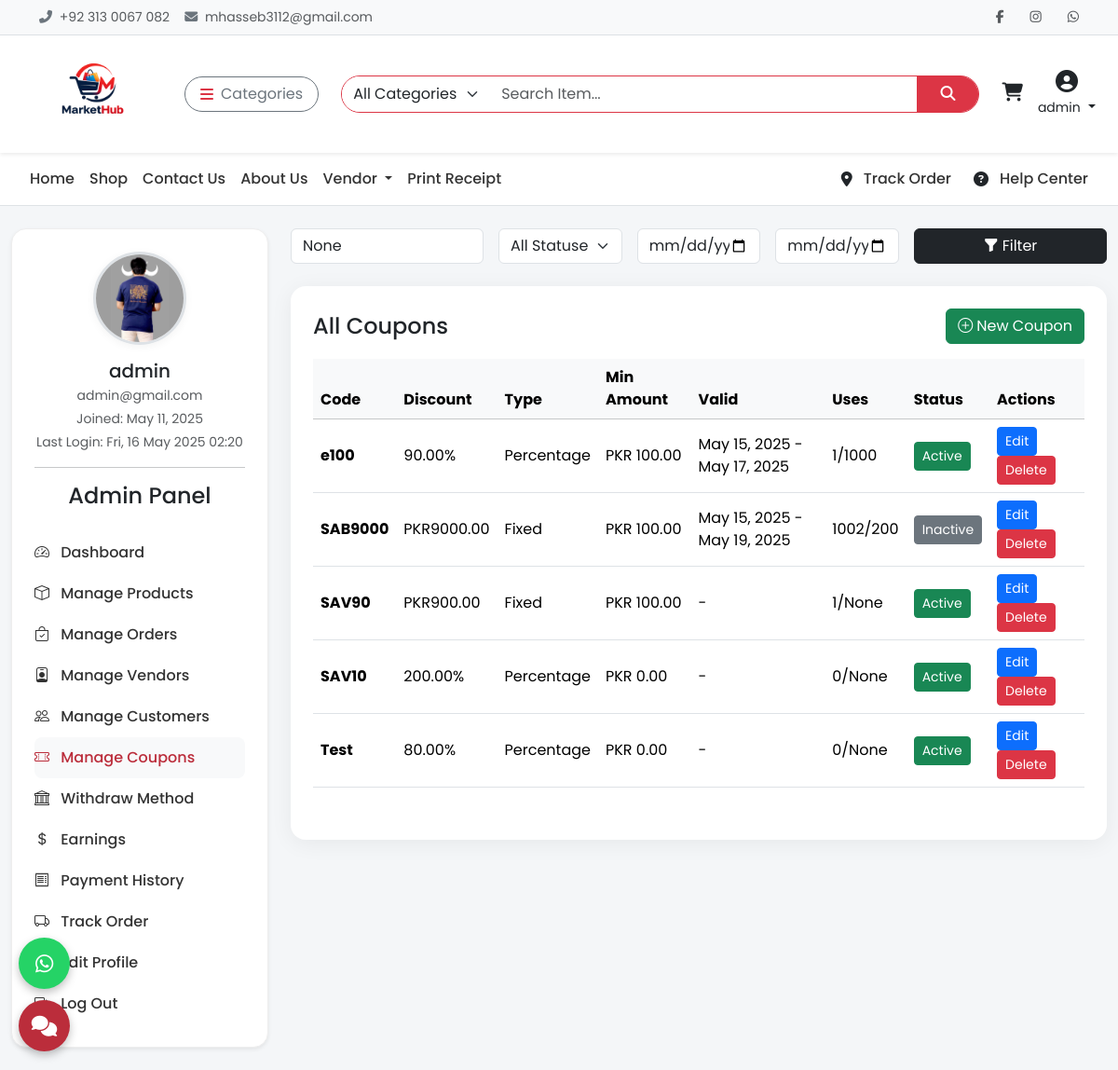
Page /admin-panel/coupons (signed in) on the committed database.
### api/models.py (models this page shows, shortened)
class CustomUser(AbstractUser):
    email = models.EmailField(unique=True)
    phone = models.CharField(max_length=20, blank=True)
    profile_image = models.ImageField(upload_to='profiles/', blank=True, null=True)
    is_vendor = models.BooleanField(default=False)
    is_customer = models.BooleanField(default=True)
    address = models.TextField(blank=True)

class Coupon(models.Model):
    DISCOUNT_TYPE_CHOICES = (
        ('percentage', 'Percentage'),
        ('fixed', 'Fixed Amount'),
    )
    code = models.CharField(max_length=20, unique=True)
    discount = models.DecimalField(max_digits=8, decimal_places=2)
    discount_type = models.CharField(max_length=10, choices=DISCOUNT_TYPE_CHOICES, default='percentage')
    active = models.BooleanField(default=True)
    created_at = models.DateTimeField(auto_now_add=True)
    expiry_date = models.DateTimeField(null=True, blank=True)
    valid_from = models.DateTimeField(null=True, blank=True)
    valid_to = models.DateTimeField(null=True, blank=True)
    min_cart_amount = models.DecimalField(max_digits=10, decimal_places=2, default=0)
    max_uses = models.PositiveIntegerField(null=True, blank=True)
    uses_count = models.PositiveIntegerField(default=0)
    applicable_products = models.ManyToManyField('Product', blank=True)
    applicable_users = models.ManyToManyField('CustomUser', blank=True)

### api/adminviews.py (the view)
# urls.py: path('admin-panel/coupons', adminviews.admin_coupon_list, name='admin_coupon_list'),
@user_passes_test(is_admin)
def admin_coupon_list(request):
    coupons = Coupon.objects.all().order_by('-created_at')
    query = request.GET.get('q')
    status = request.GET.get('status')
    start_date = request.GET.get('start_date')
    end_date = request.GET.get('end_date')
    if query:
        coupons = coupons.filter(code__icontains=query)
    if status == 'active':
        coupons = coupons.filter(active=True)
    elif status == 'inactive':
        coupons = coupons.filter(active=False)
    if start_date:
        coupons = coupons.filter(created_at__date__gte=parse_date(start_date))
    if end_date:
        coupons = coupons.filter(created_at__date__lte=parse_date(end_date))
    paginator = Paginator(coupons, 10)
    page_number = request.GET.get('page')
    page_obj = paginator.get_page(page_number)
    return render(request, 'admin/admin_coupon_list.html', {
        'coupons': page_obj,
        'query': query,
        'status': status,
        'start_date': start_date,
        'end_date': end_date
    })

### api/adminviews.py (called while the page is built)
def is_admin(user):
    return user.is_superuser

### api/context_processors.py (called while the page is built)
def cart_total_items(request):
    cart = Cart.get_or_create_cart(request)
    return {'cart': cart}

def categories(request):
    return {
        "categories": Category.objects.all()
    }

### api/models.py (called while the page is built)
    @property
    def total_items(self):
        return sum(item.quantity for item in self.items.all())

    @staticmethod
    def get_or_create_cart(request):
        if request.user.is_authenticated:
            cart, _ = Cart.objects.get_or_create(user=request.user, session_key=None)
        else:
            session_key = request.session.session_key
            if not session_key:
                request.session.create()
                session_key = request.session.session_key
            cart, _ = Cart.objects.get_or_create(user=None, session_key=session_key)
        return cart

### templates/admin/admin_coupon_list.html (shortened to what this page needs)
{% extends 'base.html' %}
{% load static %}
{% block content %}
<div class="container-fluid mt-4">
  <div class="row">
    <div class="col-lg-3 mb-4">
      <div class="sidebar p-4 bg-white shadow-sm rounded-4">
        <div class="text-center">
          <img src="{% if request.user.profile_image %}{{ request.user.profile_image.url }}{% else %}{% static 'images/default-user.png' %}{% endif %}" class="user-img mb-3" alt="User Image">
          <h5 class="mb-1">{{ request.user.username }}</h5>
          <p class="text-muted small mb-1">{{ request.user.email }}</p>
          <p class="small text-muted mb-1">Joined: {{ request.user.date_joined|date:"M d, Y" }}</p>
          {% if request.user.last_login %}
            <p class="small text-muted">Last Login: {{ request.user.last_login|date:"D, d M Y H:i" }}</p>
          {% else %}
            <p class="small text-muted">First login detected</p>
          {% endif %}
        </div>
        <hr>
        <div class="nav flex-column">
          {% include 'includes/sidebar_admin.html' %}
        </div>
      </div>
    </div>
    <div class="col-lg-9">
      <form method="get" class="row g-3 mb-4">
        <div class="col-md-3">
          <input type="text" name="q" class="form-control" placeholder="Search by code" value="{{ query }}">
        </div>
        <div class="col-md-2">
          <select name="status" class="form-select">
            <option value="">All Statuses</option>
          </select>
        </div>
        <div class="col-md-2">
          <input type="date" name="start_date" class="form-control" value="{{ start_date }}">
        </div>
        <div class="col-md-2">
          <input type="date" name="end_date" class="form-control" value="{{ end_date }}">
        </div>
        <div class="col-md-3">
          <button type="submit" class="btn btn-dark w-100"><i class="bi bi-funnel-fill me-1"></i>Filter</button>
        </div>
      </form>
      <div class="card p-4">
        <div class="d-flex justify-content-between align-items-center mb-3">
          <h4 class="mb-0">All Coupons</h4>
          <a href="{% url 'admin-coupon-create' %}" class="btn btn-success"><i class="bi bi-plus-circle me-1"></i>New Coupon</a>
        </div>
        <div class="table-responsive">
          <table class="table table-hover align-middle">
            <thead class="table-light">
              <tr>
                <th>Code</th>
                <th>Discount</th>
                <th>Type</th>
                <th>Min Amount</th>
                <th>Valid</th>
                <th>Uses</th>
                <th>Status</th>
                <th>Actions</th>
              </tr>
            </thead>
            <tbody>
              {% for coupon in coupons %}
              <tr>
                <td><strong>{{ coupon.code }}</strong></td>
                <td>
                  {% if coupon.discount_type == 'percentage' %}
                    {{ coupon.discount }}%
                  {% else %}
                    PKR{{ coupon.discount }}
                  {% endif %}
                </td>
                <td class="text-capitalize">{{ coupon.discount_type }}</td>
                <td>PKR {{ coupon.min_cart_amount }}</td>
                <td>{{ coupon.valid_from|date:"M d, Y" }} - {{ coupon.valid_to|date:"M d, Y" }}</td>
                <td>{{ coupon.uses_count }}/{{ coupon.max_uses }}</td>
                <td>
                  <button type="button" class="btn btn-sm {% if coupon.active %}btn-success{% else %}btn-secondary{% endif %} toggle-status-btn" data-id="{{ coupon.id }}">
                    {% if coupon.active %}Active{% else %}Inactive{% endif %}
                  </button>
                </td>
                <td>
                  <a href="{% url 'admin-coupon-edit' coupon.id %}" class="btn btn-sm btn-primary">Edit</a>
                  <a href="{% url 'admin-coupon-delete' coupon.id %}" class="btn btn-sm btn-danger" onclick="return confirm('Delete this coupon?');">Delete</a>
                </td>
              </tr>
              {% empty %}
              <tr><td colspan="8" class="text-center text-muted">No coupons found.</td></tr>
              {% endfor %}
            </tbody>
          </table>
        </div>
      </div>
    </div>
  </div>
</div>
{% endblock %}

### templates/includes/header.html (shortened to what this page needs)
{% load static %}
<div class="topbar border-bottom bg-light py-2 small">
  <div class="container d-flex justify-content-between align-items-center flex-wrap">
    <div class="text-muted d-flex align-items-center gap-3">
      <span><i class="fas fa-phone-alt me-1 text-secondary"></i> +92 313 0067 082</span>
      <span><i class="fas fa-envelope me-1 text-secondary"></i> mhasseb3112@gmail.com</span>
    </div>
    <div class="d-flex align-items-center gap-3 mt-2 mt-md-0">
      <a href="https://www.facebook.com/mhaseeb.haseeb.5817" class="text-muted"><i class="fab fa-facebook-f"></i></a>
      <a href="https://www.instagram.com/muhammadhaseeb012" class="text-muted"><i class="fab fa-instagram"></i></a>
      <a href="https://wa.me/923130067082" class="text-muted"><i class="fab fa-whatsapp"></i></a>
    </div>
  </div>
</div>
<nav class="navbar navbar-expand-lg bg-white shadow-sm sticky-top">
  <div class="container-fluid px-4">
    <a class="navbar-brand me-4 d-flex align-items-center" href="{% url 'home' %}">
      <img src="{% static 'images/logo-1.png' %}" alt="MarketHub" class="img-fluid" style="height: 100px; width: auto;">
    </a>
    <div class="dropdown me-3">
      <button class="btn btn-outline-secondary d-flex align-items-center rounded-pill px-3" type="button"
        data-bs-toggle="dropdown">
        <i class="fas fa-bars me-2 text-danger"></i> Categories
      </button>
    </div>
    <form class="d-flex flex-grow-1 mx-2" method="GET" action="{% url 'search_products' %}">
      <div class="input-group rounded-pill overflow-hidden border border-danger">
        <select name="category" class="form-select border-0" style="max-width: 160px;">
          <option value="">All Categories</option>
        </select>
        <input type="search" name="q" class="form-control border-0" placeholder="Search Item..." required>
        <button class="btn btn-danger rounded-0 px-4" type="submit"><i class="fas fa-search"></i></button>
      </div>
    </form>
    <div class="d-flex align-items-center ms-3 gap-3">
      <a href="#" id="cart-icon" class="text-dark position-relative" data-bs-toggle="offcanvas"
        data-bs-target="#cartSidebar">
        <i class="fas fa-shopping-cart fs-5"></i>
        <br>
      </a>
      {% if user.is_authenticated %}
      <div class="dropdown text-center">
        <a href="#" class="text-dark text-decoration-none dropdown-toggle" data-bs-toggle="dropdown">
          <i class="fas fa-user-circle fs-4"></i><br>
          <small>{{ user.username }}</small>
        </a>
      </div>
      {% else %}
      <a href="#" class="text-dark text-decoration-none text-center" data-bs-toggle="modal"
        data-bs-target="#loginModal">
        <i class="fas fa-sign-in-alt fs-5"></i><br><small>Login</small>
      </a>
      {% endif %}
    </div>
  </div>
</nav>

### templates/base.html (style rules this page uses)
* { font-family: 'Poppins', sans-serif; }
body { background-color: #f4f4f4; }
.topbar { background-color: #f8f9fa; font-size: 14px; padding: 6px 0; }
.topbar a { color: #333; margin-left: 12px; transition: color 0.2s ease; }
.navbar-brand img { height: 44px; }

### templates/admin/admin_coupon_list.html (style rules this page uses)
body { background-color: #f4f6f8; font-family: 'Poppins', sans-serif; }
.sidebar { border: 1px solid #eee; }
.user-img { width: 100px; height: 100px; object-fit: cover; border-radius: 50%; margin-bottom: 15px; border: 3px solid #dee2e6; box-shadow: 0 2px 10px rgba(0, 0, 0, 0.05); }
.card { border-radius: 16px; box-shadow: 0 4px 24px rgba(0, 0, 0, 0.06); border: none; }

### rows in the picture
CustomUser: username "admin", profile_image (picture), user.username "admin", user.email "admin@gmail.com", user.date_joined "May 11, 2025", user.last_login "Fri, 16 May 2025 02:20"
Coupon: code "e100", discount "90.00", discount_type "Percentage", min_cart_amount "100.00", valid_from "May 15, 2025", valid_to "May 17, 2025", uses_count "1", max_uses "1000", active "Active"
Coupon: code "SAB9000", discount "9000.00", discount_type "Fixed", min_cart_amount "100.00", valid_from "May 15, 2025", valid_to "May 19, 2025", uses_count "1002", max_uses "200", active "Inactive"
Coupon: code "SAV90", discount "900.00", discount_type "Fixed", min_cart_amount "100.00", uses_count "1", max_uses "None", active "Active"
Coupon: code "SAV10", discount "200.00", discount_type "Percentage", min_cart_amount "0.00", uses_count "0", max_uses "None", active "Active"
Coupon: code "Test", discount "80.00", discount_type "Percentage", min_cart_amount "0.00", uses_count "0", max_uses "None", active "Active"
